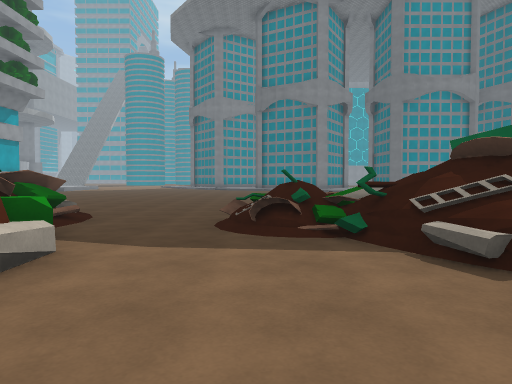
view 1 (above)

17 first-person views from a walk through a Unity game level. The camera is 1.3 m above the floor, tilts 2° down and sees 70° across. The floor is counted in squares, 2 m on a side. Each view is taken from the middle of a square. On the plan, view 1 faces up. The plan holds only what a view shows up to about 11 squares ahead; the rest is blank. The place goes on beyond the plan. Surface patterns are stand-ins for the level's own textures.

view 2
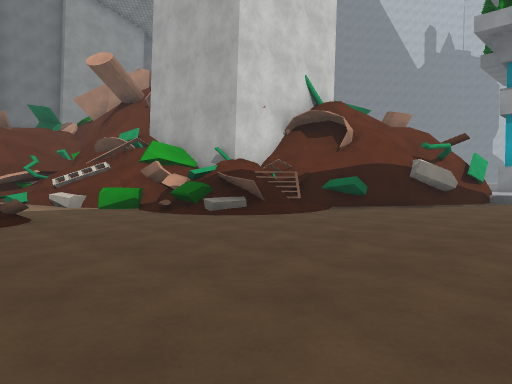

view 3
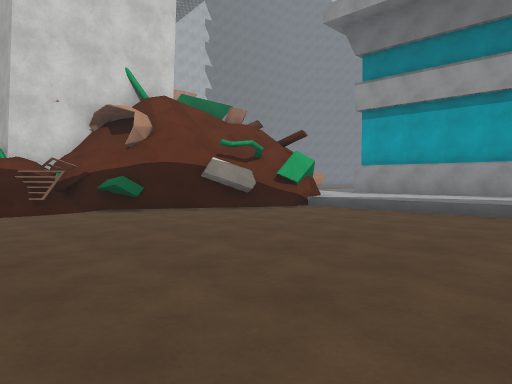

view 4
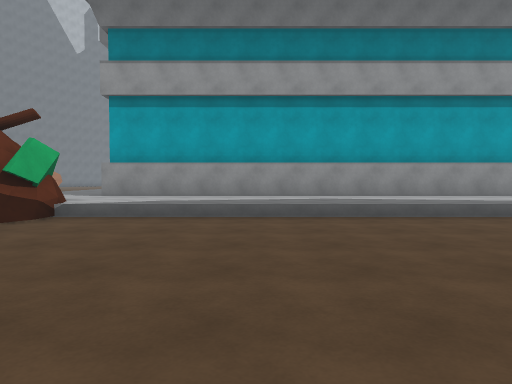

view 5
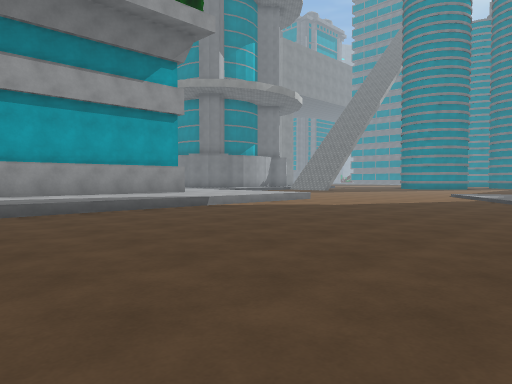

view 6
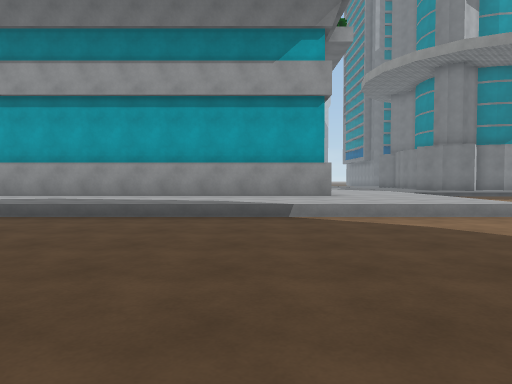

view 7
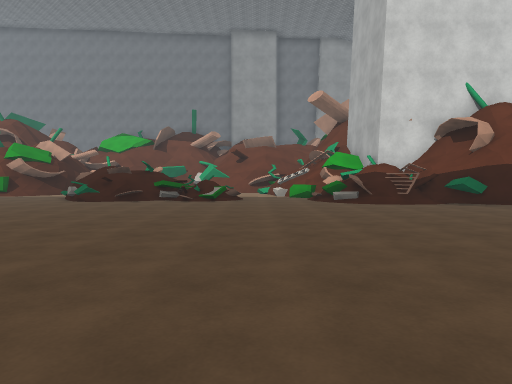

view 8
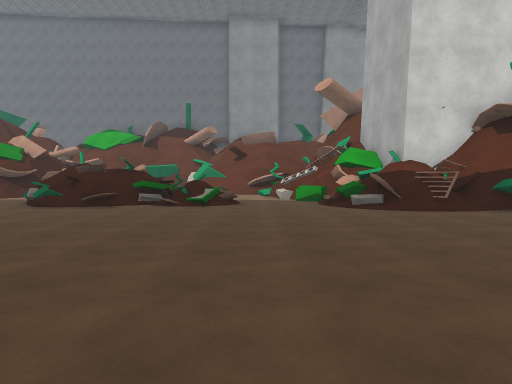

view 9
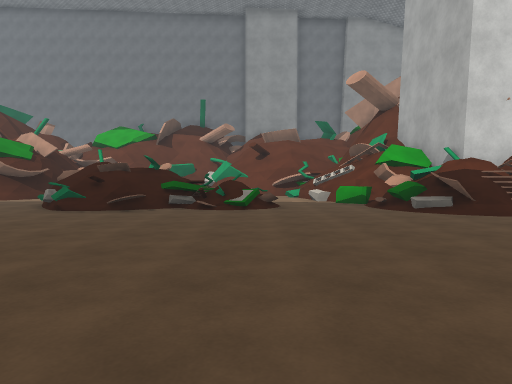

view 10
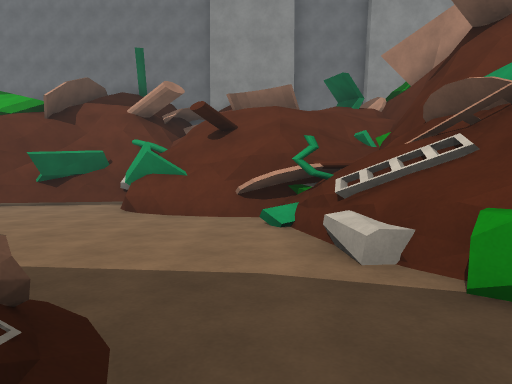

view 11
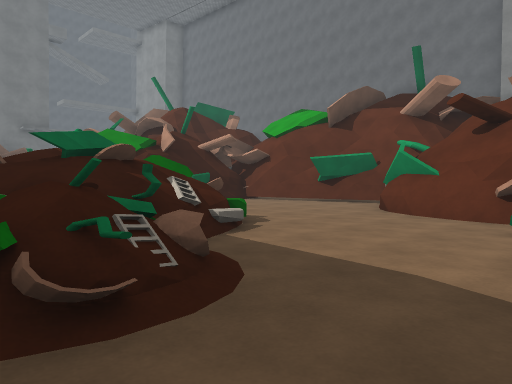

view 12
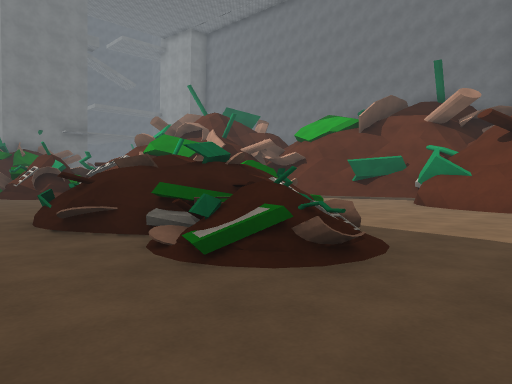

view 13
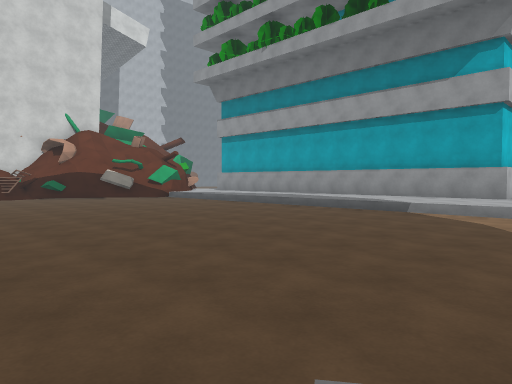

view 14
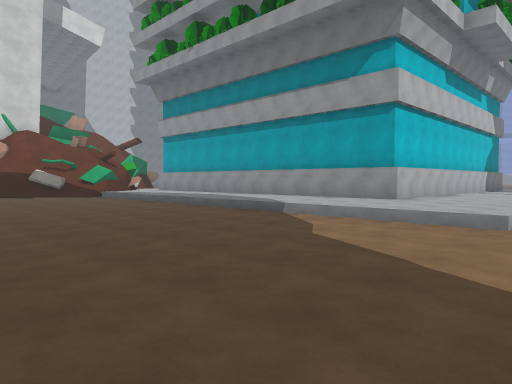

view 15
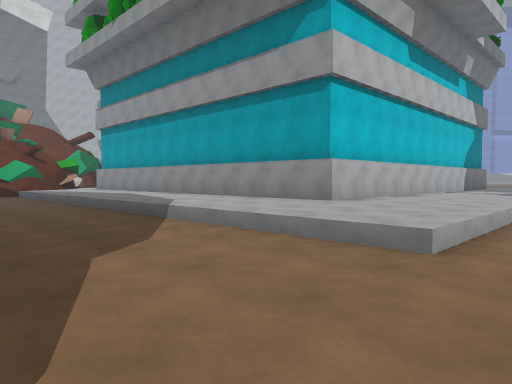

view 16
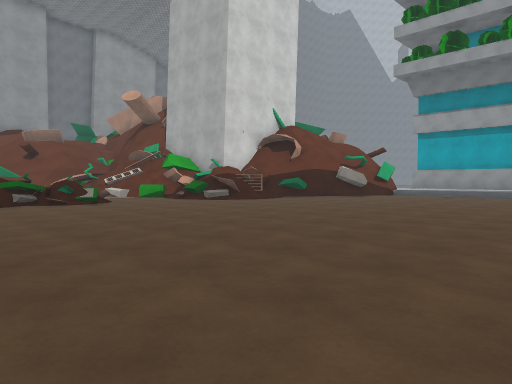

view 17
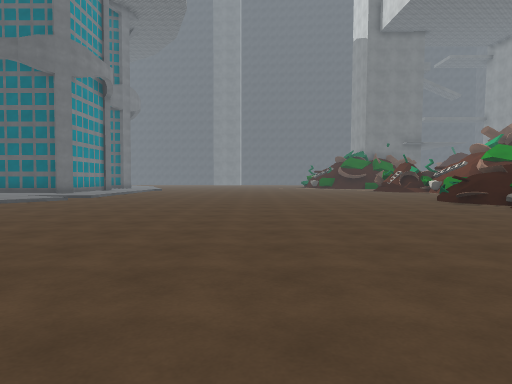

### Floor plan
Key: @ floor where view 1 was taken; # wall or solid block; . main floor; : floor 0.25 m higher than the main floor; + floor 0.5 m higher than the main floor; / step, stairs or slope; = window, fence, low wall or low ledge; ^ raised ledge; O other object.
Columns run from 19 left of view 1 to 4 right of it. Each row starts with its distance up from view 1.
 25          ...../:
 24     /////....../
 23 +++++++++.......:/
 22 +++++++++......../
 21 ######+++.........
 20      #+++.........
 19      #+++........     /:
 18      #+++........   .../
 17      #+++........ ......
 16      #+++...............
 15      #+++...............
 14      #+++...............
 13      #+++...............
 12      #+++...............
 11      #+++...............
 10      #+++...............
  9      #++###.............
  8      +^   ###...........
  7             ##/#........
  6             ##/=#...O===
  5             ####=../##=
  4               ##=../===#
  3               #=##...===
  2                ##=...=#
  1                 ##.....
  0                 ###@....
 -1                  ####...
 -2                     ##..
 -3                      #.#

Positions as (right, up) in squares from view 1, and headings:
1: (0, 0), facing up
2: (1, 12), facing down-left
3: (-3, 15), facing down-left
4: (-4, 13), facing left
5: (-3, 14), facing up-left
6: (-4, 19), facing left
7: (-1, 17), facing down
8: (-1, 15), facing down
9: (0, 14), facing down
10: (-1, 6), facing down
11: (-2, 6), facing down-right
12: (-2, 8), facing down-right
13: (-2, 23), facing down-left
14: (-4, 25), facing down-left
15: (-7, 25), facing down-left
16: (4, 16), facing down-left
17: (-7, 12), facing right
